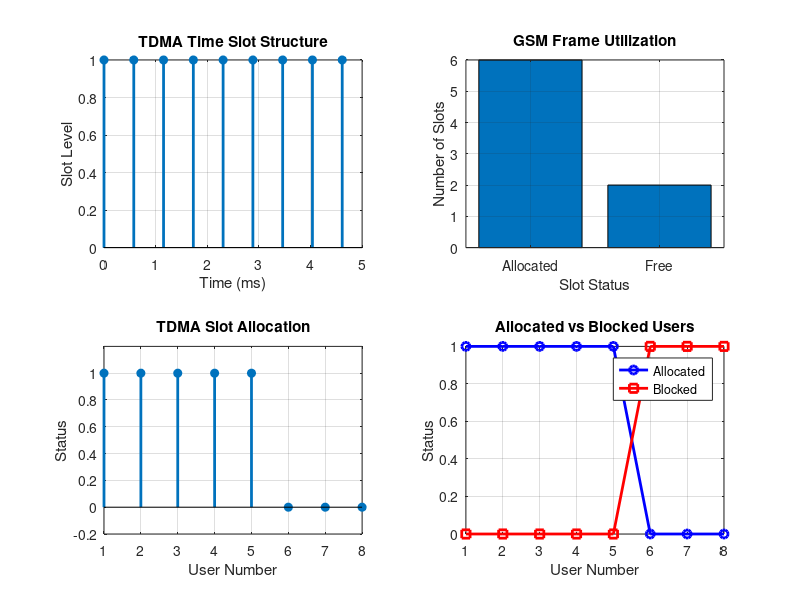

This figure's MATLAB source: (Note: this script raises an error after producing the figure.)
clc;
clear;
close all;

%% ==========================================
% COMBINED TDMA SIMULATION
% Objective 1 + Objective 2 + Objective 3
%% ==========================================

%% Objective 1: TDMA Time Slot Structure

FrameTime = 4.615;          % Frame duration (ms)
Slots = 8;                  % Total slots
SlotDuration = FrameTime/Slots;

t = 0:SlotDuration:FrameTime;

%% Objective 2: GSM Frame Utilization

TotalSlots = 8;
AllocatedSlots = 6;
FreeSlots = TotalSlots - AllocatedSlots;

Utilization = (AllocatedSlots/TotalSlots)*100;

%% Objective 3: TDMA Slot Allocation

Users = 1:8;
AvailableSlots = 5;

Alloc = zeros(1,length(Users));
Alloc(1:AvailableSlots) = 1;

Blocked = 1 - Alloc;

%% ==========================================
% Combined Figure
%% ==========================================

figure('Name','TDMA Simulation');

%---------------------------------------
% Graph 1: TDMA Time Slot Structure
%---------------------------------------
subplot(2,2,1)

stem(t,ones(size(t)),'filled','LineWidth',2)
title('TDMA Time Slot Structure')
xlabel('Time (ms)')
ylabel('Slot Level')
grid on

%---------------------------------------
% Graph 2: GSM Frame Utilization
%---------------------------------------
subplot(2,2,2)

bar([AllocatedSlots FreeSlots])
title('GSM Frame Utilization')
xlabel('Slot Status')
ylabel('Number of Slots')

xticks([1 2])
xticklabels({'Allocated','Free'})

grid on

%---------------------------------------
% Graph 3: User Slot Allocation
%---------------------------------------
subplot(2,2,3)

stem(Users,Alloc,'filled','LineWidth',2)

title('TDMA Slot Allocation')
xlabel('User Number')
ylabel('Status')

ylim([-0.2 1.2])

grid on

%---------------------------------------
% Graph 4: Allocated vs Blocked Users
%---------------------------------------
subplot(2,2,4)

plot(Users,Alloc,'-ob','LineWidth',2)
hold on

plot(Users,Blocked,'-sr','LineWidth',2)

title('Allocated vs Blocked Users')
xlabel('User Number')
ylabel('Status')

legend('Allocated','Blocked','Location','best')

grid on

%% ==========================================
% Command Window Output
%% ==========================================

disp('=========================================')
disp('        TDMA SIMULATION SUMMARY')
disp('=========================================')

fprintf('Frame Time        : %.3f ms\n',FrameTime);
fprintf('Total Slots       : %d\n',TotalSlots);
fprintf('Allocated Slots   : %d\n',AllocatedSlots);
fprintf('Free Slots        : %d\n',FreeSlots);
fprintf('Frame Utilization : %.2f %%\n',Utilization);

disp(' ')

disp('User-wise Slot Allocation')

T = table(Users', Alloc', ...
    'VariableNames', {'User','Allocated'});

disp(T)

disp('=========================================')
disp('Simulation Completed Successfully')
disp('=========================================')
